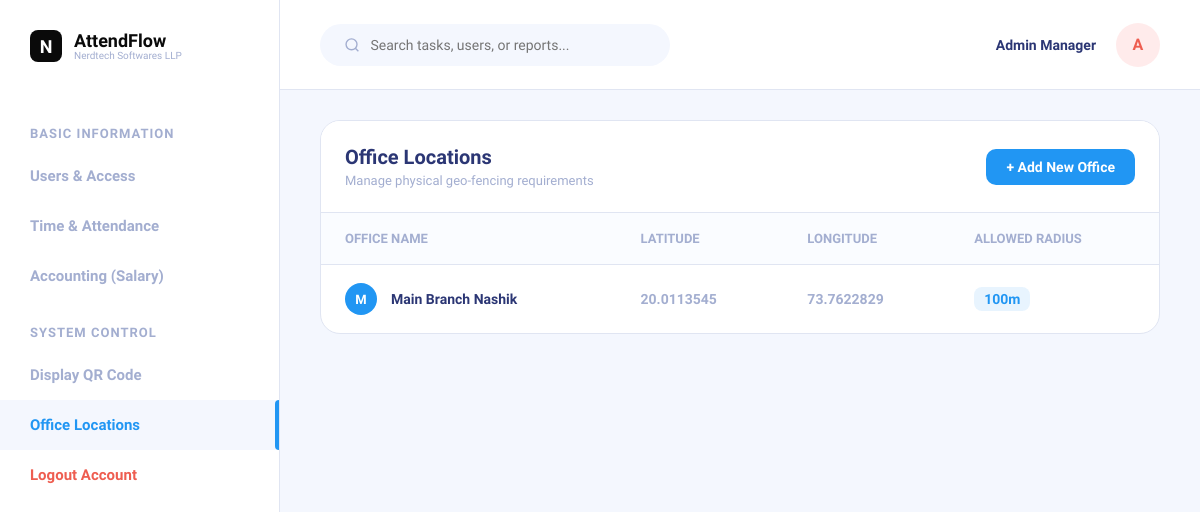
Screenshot of /dashboard/location/ (signed in) with the database file from the repository.
### core/models.py (models this page shows, shortened)
class Company(models.Model):
    name = models.CharField(max_length=100)
    slug = models.SlugField(unique=True, blank=True)
    admin_user = models.OneToOneField(User, on_delete=models.CASCADE, related_name='company')
    created_at = models.DateTimeField(auto_now_add=True)

class OfficeLocation(models.Model):
    company = models.ForeignKey(Company, on_delete=models.CASCADE, related_name='locations')
    name = models.CharField(max_length=100, default="Main Office")
    latitude = models.FloatField()
    longitude = models.FloatField()
    max_distance_meters = models.IntegerField(default=100)

### core/views.py (the view)
# urls.py: path('dashboard/location/', views.dashboard_location, name='dashboard_location'),
@login_required
def dashboard_location(request):
    company = get_user_company(request.user)
    if not company:
        return redirect('logout')
    offices = OfficeLocation.objects.filter(company=company)
    return render(request, 'core/dashboard/location.html', {'offices': offices, 'active_tab': 'location'})

### core/views.py (called while the page is built)
def get_user_company(user):
    if user.is_superuser:
        return Company.objects.first()
    try:
        return user.company
    except Company.DoesNotExist:
        return None

### core/templates/core/dashboard/location.html
{% extends 'core/dashboard_base.html' %}
{% block dashboard_content %}
<div class="table-container">
    <div class="title-bar">
        <div>
            <h2 style="font-size: 20px; color: var(--text-main); margin-bottom: 4px;">Office Locations</h2>
            <div style="font-size: 13px; color: var(--text-muted);">Manage physical geo-fencing requirements</div>
        </div>
        <a href="{% url 'dashboard_add_location' %}" class="btn btn-primary">+ Add New Office</a>
    </div>
    <table style="width: 100%;">
        <thead>
            <tr>
                <th style="padding: 18px 24px;">Office Name</th>
                <th>Latitude</th>
                <th>Longitude</th>
                <th>Allowed Radius</th>
            </tr>
        </thead>
        <tbody>
            {% for office in offices %}
            <tr style="transition: 0.2s;">
                <td style="display: flex; align-items: center; gap: 14px; border-bottom: none;">
                    <div class="avatar" style="width: 32px; height: 32px; font-size: 13px;">{{ office.name|first|upper }}</div>
                    <div style="font-weight: 700;">{{ office.name }}</div>
                </td>
                <td style="color:var(--text-muted);">{{ office.latitude }}</td>
                <td style="color:var(--text-muted);">{{ office.longitude }}</td>
                <td>
                    <span style="background: rgba(33, 150, 243, 0.1); color: var(--primary); padding: 4px 10px; border-radius: 8px; font-weight:800;">{{ office.max_distance_meters }}m</span>
                </td>
            </tr>
            {% empty %}
            <tr><td colspan="4" style="text-align: center; color: var(--text-muted); padding:30px;">No offices configured yet. Add one to enable attendance mapping.</td></tr>
            {% endfor %}
        </tbody>
    </table>
</div>
{% endblock %}

### core/templates/core/dashboard_base.html (shortened to what this page needs)
<!DOCTYPE html>
<html lang="en">
<head>
</head>
<body>
    <div class="sidebar">
        <div class="sidebar-header">
            <div style="width: 32px; height: 32px; background: #0A0A0A; border-radius: 8px; display: flex; align-items: center; justify-content: center; color: white; font-size:18px;">
                {% if user.company %}{{ user.company.name|first }}{% else %}A{% endif %}
            </div>
            <div style="display: flex; flex-direction: column;">
                <span style="font-size: 18px; line-height: 1;">AttendFlow</span>
                <span style="font-size: 10px; color: var(--text-muted); font-weight: 500;">{% if user.company %}{{ user.company.name }}{% else %}Master Admin{% endif %}</span>
            </div>
        </div>
        <div class="sidebar-menu">
            <div class="menu-section">Basic Information</div>
            <a href="{% url 'dashboard_employees' %}" class="menu-item {% if active_tab == 'employees' %}active{% endif %}">Users & Access</a>
            <a href="{% url 'dashboard_attendance' %}" class="menu-item {% if active_tab == 'attendance' %}active{% endif %}">Time & Attendance</a>
            <a href="{% url 'dashboard_salary' %}" class="menu-item {% if active_tab == 'salary' %}active{% endif %}">Accounting (Salary)</a>
            <div class="menu-section">System Control</div>
            <a href="{% url 'dashboard_qr' %}" class="menu-item {% if active_tab == 'show_qr' %}active{% endif %}">Display QR Code</a>
            <a href="{% url 'dashboard_location' %}" class="menu-item {% if active_tab == 'location' %}active{% endif %}">Office Locations</a>
            <a href="{% url 'logout' %}" class="menu-item" style="color: var(--danger-text);">Logout Account</a>
        </div>
    </div>
    <div class="main-content">
        <div class="topbar">
            <div class="search-bar">
                <svg width="18" height="18" viewBox="0 0 24 24" fill="none" stroke="#A3AED0" stroke-width="2"><circle cx="11" cy="11" r="8"></circle><line x1="21" y1="21" x2="16.65" y2="16.65"></line></svg>
                <input type="text" placeholder="Search tasks, users, or reports..." style="margin-bottom:0; border:none; padding:0; background:transparent;">
            </div>
            <div style="display: flex; align-items: center; gap: 20px;">
                <div style="color:var(--text-main); font-weight: 600; font-size: 14px;">Admin Manager</div>
                <div class="avatar" style="width: 44px; height: 44px; background: #FFEBEB; color: #EE5D50;">A</div>
            </div>
        </div>
        <div class="content-area">
            {% block dashboard_content %}{% endblock %}
        </div>
    </div>
</body>
</html>

### core/templates/core/dashboard_base.html (style rules this page uses)
:root { --bg: #F4F7FE; --surface: #FFFFFF; --primary: #2196F3; --primary-hover: #1976D2; --text-main: #2B3674; --text-muted: #A3AED0; --border: #E0E5F2; --success-bg: #E8FFF3; --success-text: #05CD99; --danger-bg: #FFEBEB; --danger-text: #EE5D50; --warning-bg: #FFF5E5; --warning-text: #FF9800; }
* { box-sizing: border-box; margin: 0; padding: 0; font-family: 'Public Sans', sans-serif; }
body { background: var(--bg); display: flex; height: 100vh; overflow: hidden; color: var(--text-main); }
.sidebar { width: 280px; background: var(--surface); border-right: 1px solid var(--border); display: flex; flex-direction: column; }
.sidebar-header { padding: 30px; font-size: 24px; font-weight: 700; color: #0A0A0A; display: flex; align-items: center; gap: 12px; }
.sidebar-menu { flex: 1; padding: 10px 0; overflow-y: auto; }
.menu-section { padding: 24px 30px 10px; font-size: 13px; font-weight: 700; color: var(--text-muted); text-transform: uppercase; letter-spacing: 1px; }
a.menu-item { display: flex; align-items: center; padding: 16px 30px; color: var(--text-muted); text-decoration: none; font-weight: 600; font-size: 15px; transition: 0.2s; position: relative; }
a.menu-item:hover, a.menu-item.active { background: #F4F7FE; color: var(--primary); }
a.menu-item.active::after { content: ''; position: absolute; right: 0; top: 0; height: 100%; width: 4px; background: var(--primary); border-top-left-radius: 4px; border-bottom-left-radius: 4px; }
.main-content { flex: 1; display: flex; flex-direction: column; overflow: hidden; }
.topbar { height: 90px; background: var(--surface); border-bottom: 1px solid var(--border); display: flex; align-items: center; justify-content: space-between; padding: 0 40px; }
.search-bar { background: #F4F7FE; border-radius: 30px; padding: 12px 24px; display: flex; align-items: center; width: 350px; }
.search-bar input { border: none; background: transparent; outline: none; margin-left: 10px; color: var(--text-main); font-size: 15px; width: 100%; }
.content-area { flex: 1; padding: 30px 40px; overflow-y: auto; }
.btn { padding: 10px 20px; border-radius: 10px; font-weight: 600; cursor: pointer; transition: 0.2s; border: none; font-size: 14px; display: inline-flex; align-items: center; justify-content: center; text-decoration: none; }
.btn-primary { background: var(--primary); color: white; }
.table-container { background: var(--surface); border-radius: 20px; border: 1px solid var(--border); overflow: hidden; width: 100%; }
table { width: 100%; border-collapse: collapse; }
th { text-align: left; padding: 18px 24px; color: var(--text-muted); font-size: 13px; font-weight: 700; border-bottom: 1px solid var(--border); text-transform: uppercase; background: #FAFCFF; }
td { padding: 18px 24px; font-size: 14px; font-weight: 600; border-bottom: 1px solid var(--border); color: var(--text-main); }
tr:last-child td { border-bottom: none; }
.avatar { width: 40px; height: 40px; border-radius: 50%; background: var(--primary); color: white; display: flex; align-items: center; justify-content: center; font-weight: bold; font-size: 16px; flex-shrink: 0; }
.title-bar { padding: 24px; display: flex; justify-content: space-between; align-items: center; border-bottom: 1px solid var(--border); background: var(--surface); }
input[type="text"], input[type="number"], input[type="month"] { width: 100%; padding: 12px 18px; border: 1px solid var(--border); border-radius: 10px; font-size: 14px; margin-bottom: 16px; color: var(--text-main); outline: none; }

### rows the page displays
OfficeLocation: name|first "M", name "Main Branch Nashik", latitude "20.0113545", longitude "73.7622829", max_distance_meters "100"

### other values shown
{{ user.company.name|first }} "N"
{{ user.company.name }} "Nerdtech Softwares LLP"
